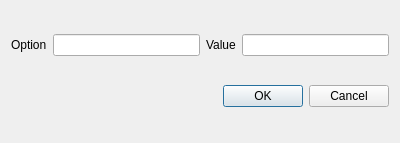
<?xml version="1.0" encoding="UTF-8"?>
<ui version="4.0">
 <class>SetConfigDialog</class>
 <widget class="QDialog" name="SetConfigDialog">
  <property name="geometry">
   <rect>
    <x>0</x>
    <y>0</y>
    <width>400</width>
    <height>143</height>
   </rect>
  </property>
  <property name="windowTitle">
   <string>Dialog</string>
  </property>
  <layout class="QVBoxLayout" name="verticalLayout">
   <item>
    <layout class="QHBoxLayout" name="horizontalLayout">
     <item>
      <widget class="QLabel" name="label">
       <property name="text">
        <string>Option</string>
       </property>
      </widget>
     </item>
     <item>
      <widget class="QLineEdit" name="keyEdit"/>
     </item>
     <item>
      <widget class="QLabel" name="label_2">
       <property name="text">
        <string>Value</string>
       </property>
      </widget>
     </item>
     <item>
      <widget class="QLineEdit" name="valEdit"/>
     </item>
    </layout>
   </item>
   <item>
    <widget class="QDialogButtonBox" name="buttonBox">
     <property name="orientation">
      <enum>Qt::Horizontal</enum>
     </property>
     <property name="standardButtons">
      <set>QDialogButtonBox::Cancel|QDialogButtonBox::Ok</set>
     </property>
    </widget>
   </item>
  </layout>
 </widget>
 <resources/>
 <connections>
  <connection>
   <sender>buttonBox</sender>
   <signal>accepted()</signal>
   <receiver>SetConfigDialog</receiver>
   <slot>accept()</slot>
   <hints>
    <hint type="sourcelabel">
     <x>248</x>
     <y>254</y>
    </hint>
    <hint type="destinationlabel">
     <x>157</x>
     <y>274</y>
    </hint>
   </hints>
  </connection>
  <connection>
   <sender>buttonBox</sender>
   <signal>rejected()</signal>
   <receiver>SetConfigDialog</receiver>
   <slot>reject()</slot>
   <hints>
    <hint type="sourcelabel">
     <x>316</x>
     <y>260</y>
    </hint>
    <hint type="destinationlabel">
     <x>286</x>
     <y>274</y>
    </hint>
   </hints>
  </connection>
 </connections>
</ui>
